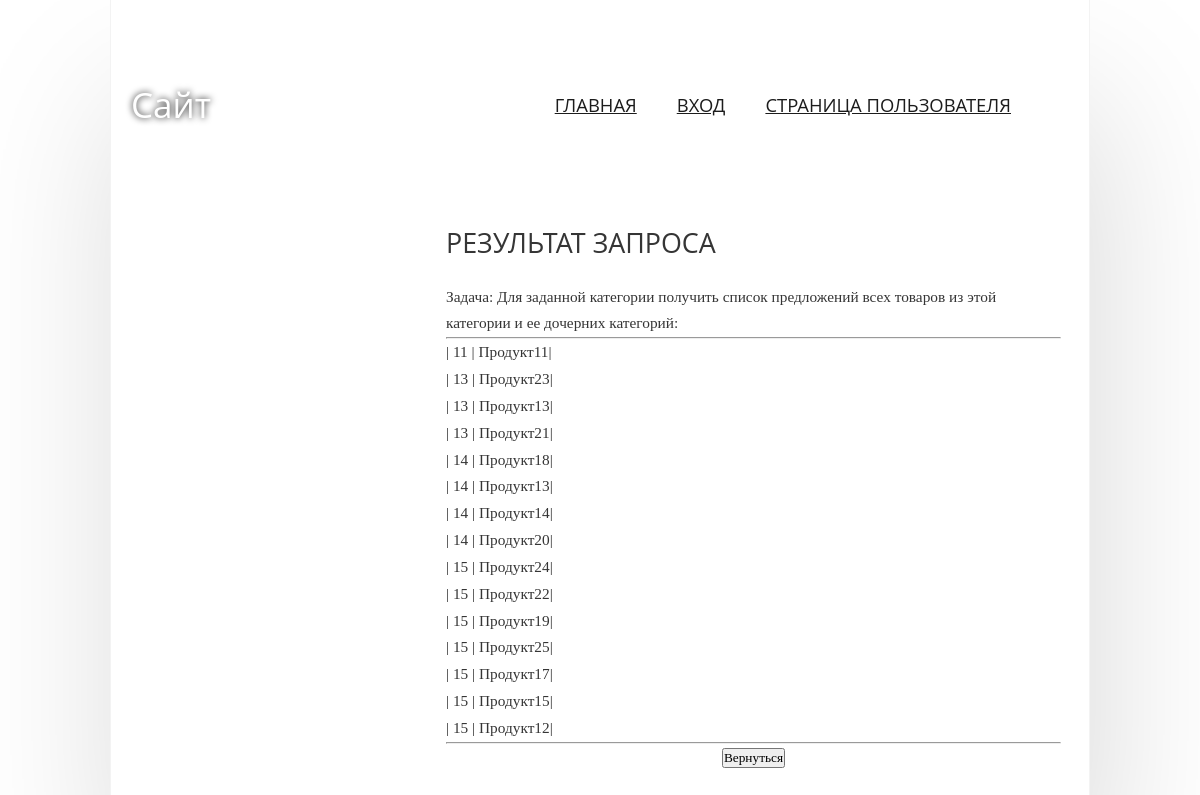
Page /user/b (signed in) on the committed database.
### tables this page shows
CREATE TABLE `t_category` (
  `category_id` int(11) NOT NULL COMMENT 'id категории',
  `parent_id` int(11) NOT NULL DEFAULT '0' COMMENT 'родительское id',
  `name_category` varchar(256) NOT NULL COMMENT 'название категории'
);

CREATE TABLE `t_product` (
  `product_id` int(11) NOT NULL COMMENT 'id продукта',
  `product_name` varchar(256) NOT NULL COMMENT 'название продукта',
  `product_price` int(11) NOT NULL COMMENT 'цена продукта',
  `quontity` int(11) NOT NULL COMMENT 'кол-во на складе продукта'
);

### application/controllers/controller_user.php (called while the page is built, shortened)
<?php
class Controller_User extends Controller
{
	function __construct()
	{
		$this->model = new Model_User();
		$this->view = new View();
	}
	function action_b()
	{	$data = $this->model->get_b();
		$this->view->generate('user_a.php', 'template_view.php', $data );
	}
}

### application/core.php (called while the page is built, shortened)
<?php
require_once 'core/route.php';
Route::start();

### index.php (called while the page is built, shortened)
<?php session_start();
require_once 'application/core.php';
?>

### application/core/view.php (called while the page is built, shortened)
<?php
class View
{
	function generate($content_view, $template_view, $data = null)
	{
		include 'application/views/'.$template_view;
	}
}

### application/models/model_user.php (the view, shortened to what this page needs)
<?php
class Model_User extends Model
{
	var $pdo;
	public function __construct()
    {
        include $_SERVER['DOCUMENT_ROOT'] . "/db/" . "pdoconnect.php";
        $this->pdo= $pdo;
    }
    public function get_b ()
    {
		$sql = 'SELECT c.`category_id`, p.`product_name` FROM `t_category` c
					INNER JOIN `t_product_category` pc ON pc.`category_id` = c.`category_id`
					INNER JOIN `t_product` p ON p.`product_id` = pc.`product_id`
				WHERE c.`category_id` IN ( SELECT `child_id` FROM `closure_table` WHERE `parent_id` = 11 )
				ORDER BY c.`category_id` ;';
        try {
                $queryes = $this->pdo->prepare($sql);
                $queryes->execute();
                $data = $queryes->fetchAll();
            } catch (PDOException $e) {	$data = null;
                echo 'Подключение не удалось: ' . $e->getMessage();
                die();
            }
			$data2 = "Задача: Для заданной категории получить список предложений всех товаров из этой категории и ее дочерних категорий:<hr>";
		foreach ( $data as $value ) {
			$data2 .=  " | " . $value['category_id'] . " | " . $value['product_name'] . "|<br>";
		}
		return $data2;
    }
}

### application/core/route.php (shortened to what this page needs)
<?php
class Route
{
	static function start()
	{
		$action_name = 'index';
		$routes = explode('/', $_SERVER['REQUEST_URI']);
		if ( !empty($routes[2]) )
		{
			$action_name = $routes[2];
		}
		$action_name = 'action_'.$action_name;
		$controller = new $controller_name;
		$action = $action_name;
		if(method_exists($controller, $action))
		{
			$controller->$action();
		}
		else
		{
			Route::ErrorPage404();
		}
	}
}

### application/views/template_view.php (shortened to what this page needs)
<!DOCTYPE html PUBLIC "-//W3C//DTD XHTML 1.0 Strict//EN" "http://www.w3.org/TR/xhtml1/DTD/xhtml1-strict.dtd">
<html xmlns="http://www.w3.org/1999/xhtml">
	<head>
		<link rel="stylesheet" type="text/css" href="/css/style.css" />
	</head>
	<body>
		<div id="wrapper">
			<div id="header">
				<div id="logo">
					<a href="/">Сайт</span></a>
				</div>
				<div id="menu">
					<ul>
						<li class="first active"><a href="/">Главная</a></li>
							<li><a href="/enter">Вход</a></li>
							<li><a href="/user">Страница пользователя</a></li>
					</ul>
					<br class="clearfix" />
				</div>
			</div>
			<div id="page">
				<div id="content">
					<div class="box">
						<?php include 'application/views/'.$content_view; ?>
					</div>
				<br class="clearfix" />
			</div>
		</div>
	</body>
</html>

### application/views/user_a.php (shortened to what this page needs)
<form name="input" action="/user" method="post">
<h1>Результат запроса</h1>
<p>
<?= $data ?>
</p>
<hr><p></p><p></p>
<p style="text-align: center;" >
		<input type="submit" value="Вернуться">
</p>
	</form>

### css/style.css (style rules this page uses)
a { text-decoration: underline; color: #353535; }
body { line-height: 1.75em; background: #fff url('../images/00bd.png'); font-size: 11.5pt; color: #353535; }
body,input { font-family: Kreon, serif; }
h1,h2,h3,h4 { text-transform: uppercase; font-weight: normal; font-family: "Open Sans", sans-serif; color: #353535; margin-bottom: 1em; }
h1 { font-size: 1.75em; }
p { margin-bottom: 1.5em; }
ul { margin-bottom: 1.5em; }
a { color: #353535; }
#content { padding: 0 0 0 10px; width: 615px; margin: 0 0 0 285px; }
#header { height: 130px; padding: 40px; position: relative; }
#logo { position: absolute; top: 40px; left: 20px; height: 130px; line-height: 130px; }
#logo a { color: #ffffff; text-shadow: black 0px 0px 7px; text-decoration: none; font-family: "Open Sans", sans-serif; font-size: 35px; }
#menu { line-height: 57px; position: absolute; right: 40px; top: 76px; height: 57px; font-family: "Open Sans", sans-serif; }
#menu a { text-transform: uppercase; text-decoration: underline; color: #1C1C1C; font-size: 1.2em; }
#menu ul { padding: 0 20px 0 20px; list-style: none; }
#menu ul li { display: inline; padding: 10px 10px 10px 10px; margin: 0 8px 0 8px; }
#page { margin: 0; position: relative; width: 900px; padding: 20px 40px 0 40px; }
#wrapper { width: 978px; position: relative; background: #FFF; margin: 0 auto 0 auto; box-shadow: 10px 100px 150px 0px rgba(0,0,0,0.15); border: solid 1px #f3f3f3; border-top: 0; }
.box p { margin-bottom: 0em; }

### rows in the picture
t_category: category_id "11", t_product.product_name "Продукт11"
t_category: category_id "13", t_product.product_name "Продукт23", t_product.product_name "Продукт13", t_product.product_name "Продукт21"
t_category: category_id "14", t_product.product_name "Продукт18", t_product.product_name "Продукт13", t_product.product_name "Продукт14", t_product.product_name "Продукт20"
t_category: category_id "15", t_product.product_name "Продукт24", t_product.product_name "Продукт22", t_product.product_name "Продукт19", t_product.product_name "Продукт25", t_product.product_name "Продукт17", t_product.product_name "Продукт15", t_product.product_name "Продукт12"
